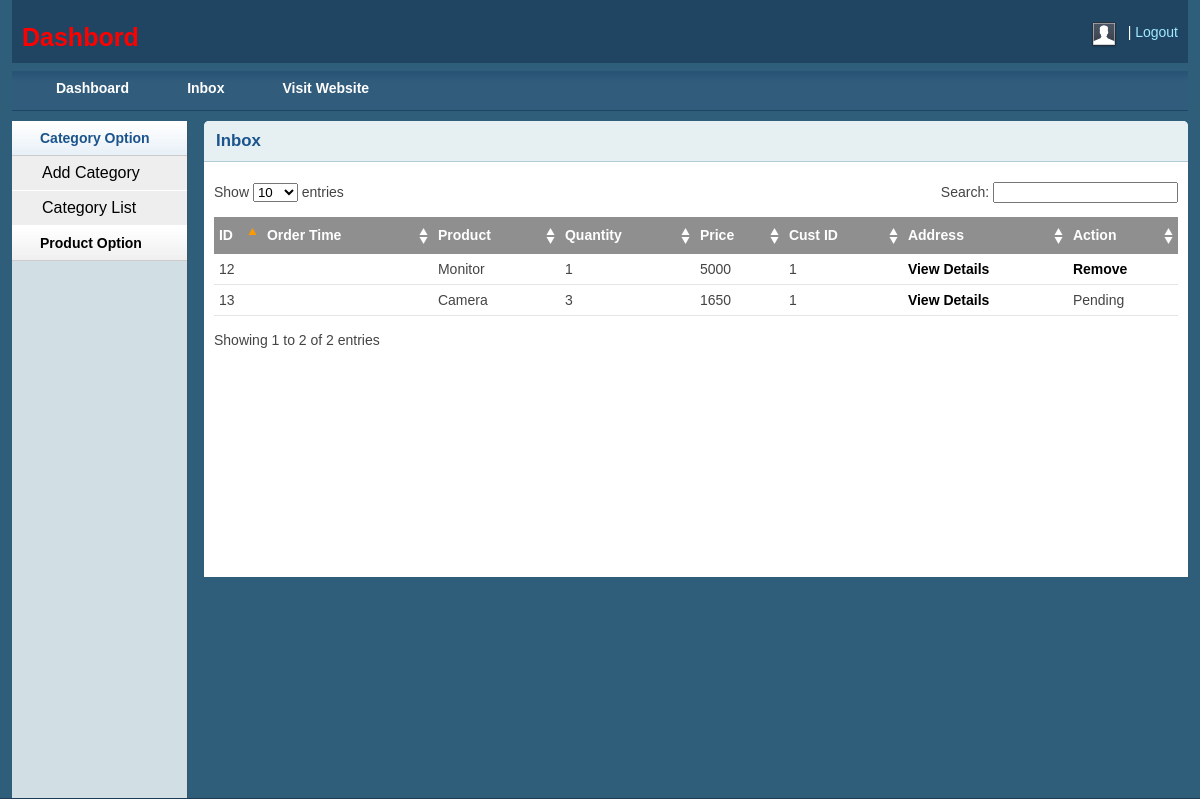
Page /admin/inbox.php (signed in) on the committed database.
### tables this page shows
CREATE TABLE `tbl_order` (
  `id` int(11) NOT NULL,
  `cmrId` int(11) NOT NULL,
  `productId` int(11) NOT NULL,
  `productName` varchar(255) NOT NULL,
  `quantity` int(11) NOT NULL,
  `price` float NOT NULL,
  `image` varchar(255) NOT NULL,
  `date` datetime NOT NULL DEFAULT CURRENT_TIMESTAMP,
  `status` int(11) NOT NULL DEFAULT '0'
);

### lib/Database.php (called while the page is built, shortened)
<?php
class Database
{
    public $host   = DB_HOST;
    public $user   = DB_USER;
    public $pass   = DB_PASS;
    public $dbname = DB_NAME;
    public $link;
    private function connectDB()
    {
        $this->link = new mysqli(
            $this->host,
            $this->user,
            $this->pass,
            $this->dbname
        );
    }
    public function select($query)
    {
        $result = $this->link->query($query) or
        die($this->link->error . __LINE__);
        if ($result->num_rows > 0) {
            return $result;
        } else {
            return false;
        }
    }
}

### classes/Cart.php (called while the page is built, shortened)
<?php
$filepath = realpath(dirname(__FILE__));
include_once($filepath.'/../lib/Database.php');
 ?>
<?php
class Cart
{
    private $db;
    public function __construct()
    {
        $this->db = new Database();
    }
    public function getAllOrderProduct()
    {
        $query = "SELECT * FROM tbl_order ORDER BY date DESC";
        $result = $this->db->select($query);
        return $result;
    }
}

### admin/inbox.php (the view, shortened to what this page needs)
<?php include 'inc/header.php';?>
<?php include 'inc/sidebar.php';?>
<?php
$filepath = realpath(dirname(__FILE__));
include_once($filepath.'/../classes/Cart.php');
$ct = new Cart();
$fm = new Format();
?>
        <div class="grid_10">
            <div class="box round first grid">
                <h2>Inbox</h2>
                <div class="block">
                    <table class="data display datatable" id="example">
					<thead>
						<tr>
							<th>ID</th>
							<th>Order Time</th>
							<th>Product</th>
							<th>Quantity</th>
							<th>Price</th>
							<th>Cust ID</th>
							<th>Address</th>
							<th>Action</th>
						</tr>
					</thead>
					<tbody>
						<?php
                        $getOrder = $ct->getAllOrderProduct();
                        if ($getOrder) {
                            while ($result = $getOrder->fetch_assoc()) {
                                ?>
						<tr class="odd gradeX">
							<td><?php echo $result['id']; ?></td>
							<td><?php echo $fm->formatDate($result['date']); ?></td>
							<td><?php echo $result['productName']; ?></td>
							<td><?php echo $result['quantity']; ?></td>
							<td><?php echo $result['price']; ?></td>
							<td><?php echo $result['cmrId']; ?></td>
							<td><a href="customer.php?custId=<?php echo $result['cmrId']; ?>">View Details</a></td>
							<?php if ($result['status'] == '0') {
                                    ?>
							<td><a href="?shiftid=<?php echo $result['cmrId']; ?>&price=<?php echo $result['price']; ?>&time=<?php echo $result['date']; ?>">Shifted</a></td>
                                <?php
                                } elseif ($result['status'] == '1') {
                                    ?>
                                <td>Pending</td>
                                <?php
                                } else {
                                    ?>
                                <td><a href="?delproid=<?php echo $result['cmrId']; ?>&price=<?php echo $result['price']; ?>&time=<?php echo $result['date']; ?>">Remove</a></td>
							<?php
                                } ?>
						</tr>
						<?php
                            }
                        } ?>
					</tbody>
				</table>
               </div>
            </div>
        </div>
<?php include 'inc/footer.php';?>

### admin/inc/header.php (shortened to what this page needs)
<!DOCTYPE html>
<html>
<head>
    <link rel="stylesheet" type="text/css" href="css/reset.css" media="screen" />
    <link rel="stylesheet" type="text/css" href="css/text.css" media="screen" />
    <link rel="stylesheet" type="text/css" href="css/grid.css" media="screen" />
    <link rel="stylesheet" type="text/css" href="css/layout.css" media="screen" />
    <link rel="stylesheet" type="text/css" href="css/nav.css" media="screen" />
    <link href="css/table/demo_page.css" rel="stylesheet" type="text/css" />
</head>
<body>
    <div class="container_12">
        <div class="grid_12 header-repeat">
            <div id="branding">
                <div class="floatleft logo">
                    <h1 style="color:red">Dashbord</h1>
                </div>
                <div class="floatright">
                    <div class="floatleft">
                        <img src="img/img-profile.jpg" alt="Profile Pic" /></div>
                    <div class="floatleft marginleft10">
                        <ul class="inline-ul floatleft">
                            <li><a href="?action=logout">Logout</a></li>
                        </ul>
                    </div>
                </div>
            </div>
        </div>
        <div class="grid_12">
            <ul class="nav main">
                <li ><a href="dashboard.php"><span>Dashboard</span></a> </li>
                <li><a href="inbox.php"><span>Inbox</span></a></li>
                <li ><a href="../index.php"><span>Visit Website</span></a></li>
            </ul>
        </div>

### admin/inc/sidebar.php (shortened to what this page needs)
<div class="grid_2">
    <div class="box sidemenu">
        <div class="block" id="section-menu">
            <ul class="section menu">
                <li><a class="menuitem">Category Option</a>
                    <ul class="submenu">
                        <li><a href="catadd.php">Add Category</a> </li>
                        <li><a href="catlist.php">Category List</a> </li>
                    </ul>
                </li>
                <li><a class="menuitem">Product Option</a>
                </li>
            </ul>
        </div>
    </div>
</div>

### admin/inc/footer.php (shortened to what this page needs)
    </div>
</body>
</html>

### admin/css/layout.css (style rules this page uses)
body { background: #fff none repeat scroll 0 0; color: #444; font-size: 14px; padding: 0; }
.floatleft { float:left; }
.floatright { float:right; }
.inline-ul li { display:inline; color:#fff; }
.marginleft10 { margin-left:10px; }
a { color: #000; font-weight:bold; text-decoration: none; }
.container_12, .container_16 { background:#2E5E79; }
h1, h2, h3, h4, h5, h6 { line-height:1.2em; margin-bottom:.3em; }
h2 { margin-top:1em; }
#branding { font-weight: normal; margin-bottom: 0; padding: 22px 10px 3px; text-align: left; }
.header-repeat { background:url(../img/header-repeat.jpg) repeat-x; }
#branding a { color:#A1EAFF; font-weight:normal; }
#branding a:before { content:" | "; color:#fff; }
#branding ul, #branding ul li { margin:0px; padding:0px; }
#branding li { padding:0px 0px 0px 0px !important; }
.box { background:#fff; margin-bottom:20px; padding:10px 10px 10px 10px; margin-left:-8px; }
.box.grid { padding-bottom:40px; }
.box.round { -moz-border-radius: 5px 5px 0px 0px; -webkit-border-radius: 5px 5px 0px 0px; border-radius: 5px 5px 0px 0px; }
.box h2 { font-size:1.2em; font-weight:bold; color:#1B548D; background:#E6F0F3; margin:-10px -10px 0 -10px; padding:10px 12px; border-bottom:1px solid #B3CBD6; -moz-border-radius: 5px 5px 0px 0px; -webkit-border-radius: 5px 5px 0px 0px; border-radius: 5px 5px 0px 0px; }
.box.first { min-height: 406px; }
.block { padding-top:20px; }
.box.sidemenu { background-color:#D1DEE4; border-right:1px solid #3A5665; padding:0px; margin:0px; cursor:pointer; }
.box.sidemenu .block { padding-top:0px; margin-top:0px; }
ul, ol { padding-top:0; }
ul.menu { list-style:none; border-top:1px solid #bbb; }
ul.menu li { margin:0; }
ul.menu li a { display:block; padding:4px 10px; border-bottom:1px solid #ccc; }
ul.menu ul { list-style:none; margin:0; }
ul.menu ul li a { padding-left:30px; }
ul.section { border-top:0; margin-bottom:0; }
ul.section li a { background:url(../img/sidemenu-repeat.jpg) repeat-x; line-height:26px; padding-left:28px; }
ul.section li li a { background:#ddd; border-bottom:1px solid #eee; }
ul.section ul li { text-transform:none; }
ul.section ul.current li a { background: #eee none repeat scroll 0 0; border-bottom: 1px solid #fff; font-size: 16px; font-weight: normal; }
ul.section li a.current { color:#1B548D; background:url(../img/sidemenu-repeat-hover.jpg) repeat-x; }
.block { padding-bottom:1px; }
table.display { margin: 0 auto; clear: both; width: 100%; }
.sorting_asc { background: #8f8f8f url(../img/table/sort_asc.png) no-repeat center right; padding:8px 5px; text-align:left; color:#fff; }
.sorting { background:#8f8f8f url(../img/table/sort_both.png) no-repeat center right; padding:8px 5px; text-align:left; color:#fff; }
tr.odd { height: 30px; line-height: 30px; border-bottom:1px solid #e6e6e6; }
tr.even { height: 30px; line-height: 30px; border-bottom:1px solid #e6e6e6; }
tr.odd td, tr.even td { padding-left:5px; }

### rows in the picture
tbl_order: id "12", productName "Monitor", quantity "1", price "5000", cmrId "1"
tbl_order: id "13", productName "Camera", quantity "3", price "1650", cmrId "1", status "Pending"
